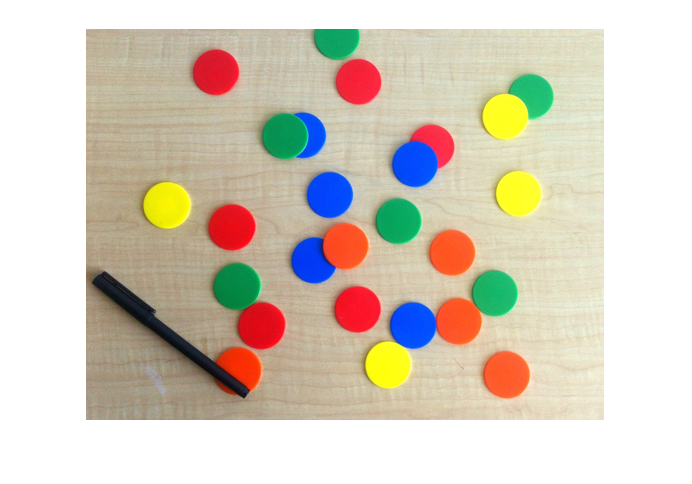
%> input picture MatlabScripts/coloredCircles.png, 692 x 484 px
$ octave FindCirclesFunctionTests2.m   (GNU Octave 9; MATLAB toolbox functions it lacks are replaced by stand-ins)
%> lines starting %> are read from the running program, lines starting %| are printed output that depends on the picture
%% imFindCircles() function test, read image
img =imread('coloredCircles.png');
%> img is the input picture: size 484x692x3 uint8; mean R, G, B 214.7, 205.6, 190.4
% size(img)
subplot(2,2,1);
imshow(img), title('Original image');
%% Change to grayscale
mono=rgb2gray(img);
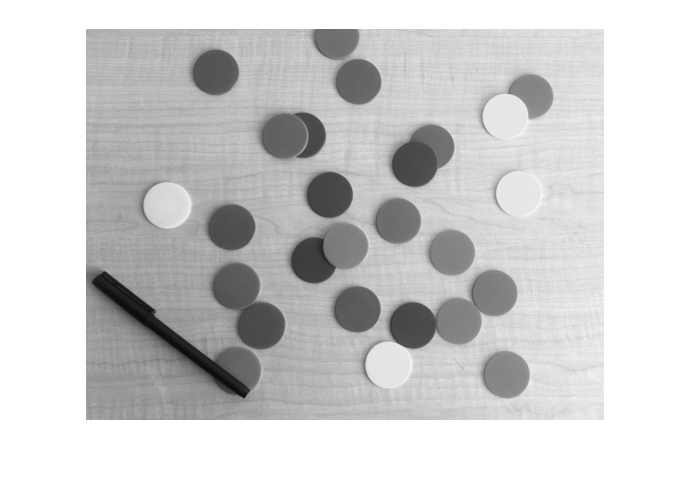
%> mono: size 484x692 uint8; min 10, max 255, mean 206.6
subplot(2,2,2);
imshow(mono), title('Grayscale image');
%% Applying the imfindcircles function
%changing the object polarity to dark and increasing the sensitivity for
%this particular example in order to detect the circles.
[centers, radii] = imfindcircles(mono,[20 25],'ObjectPolarity','dark','Sensitivity',0.92);
%> centers = 22 rows, first 12: [330 195.5; 358.7 82.25; 357.7 309.8; 413 326; 398.2 221.4; 216.1 72.91; 261.6 326.1; 494.9 293.9; 303.1 135.9; 414.9 164.8; 232.2 227.7; 431.9 147.9]; radii = 22 values, max 23.51 at index 7, min 22.38 at index 16, mean 22.97
subplot(2,2,3);

% [centers, radii] = imfindcircles(mono,[20 25]); %Thi is without changing
% the object polarity. None of the circles were found.
% subplot(2,2,3);

imshow(mono), title('without the twostage method');
viscircles(centers,radii,'Color','r');
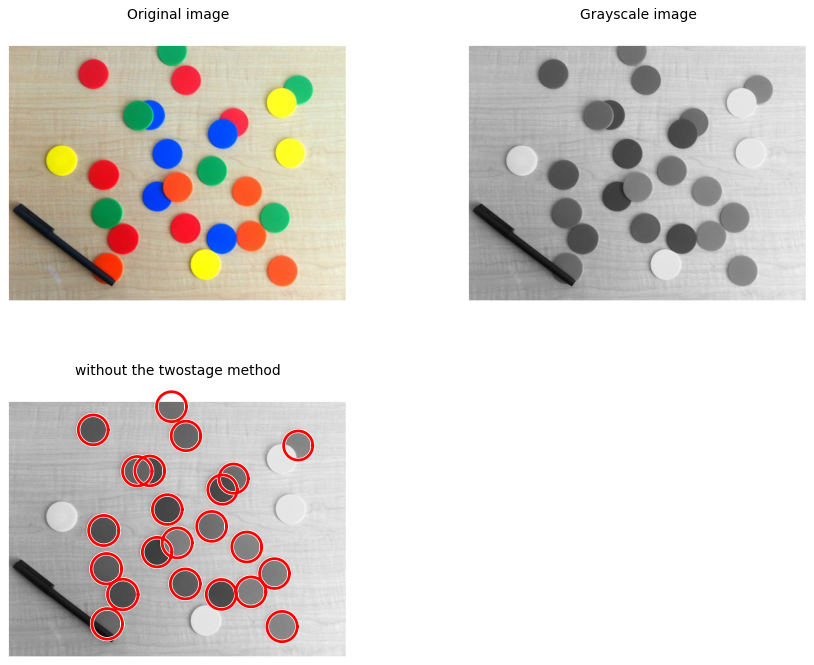
%> figure redrawn from the program's plot data, 3 panels
%changing to the two stage method.

%> (the run ends here)

$ run again, with MatlabScripts/MWsample_full.png copied over MatlabScripts/coloredCircles.png
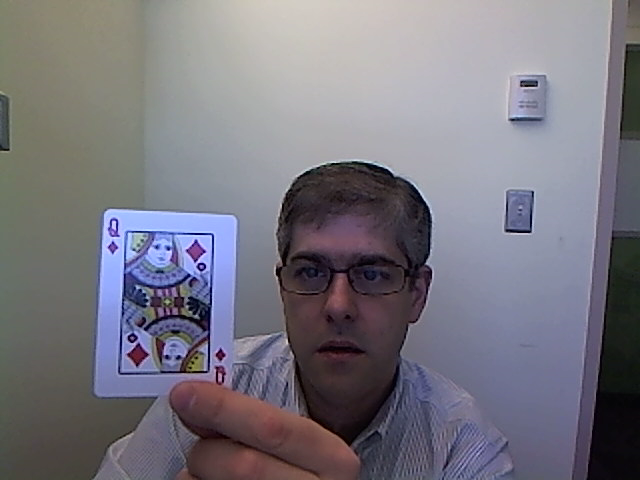
%> input picture MatlabScripts/MWsample_full.png, 640 x 480 px
%> img is the input picture: size 480x640x3 uint8; mean R, G, B 119.9, 117.7, 127.1
%> `mono=rgb2gray(img);`:
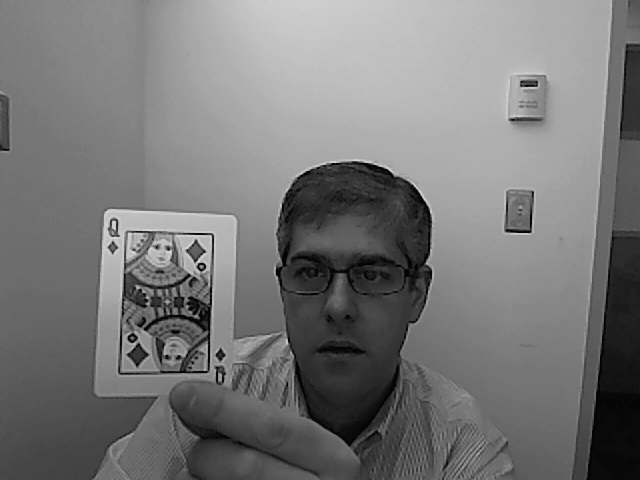
%> mono: size 480x640 uint8; min 0, max 225, mean 119.4
%> centers = [320.5 240.5]; radii = 20
%> `viscircles(centers,radii,'Color','r');`:
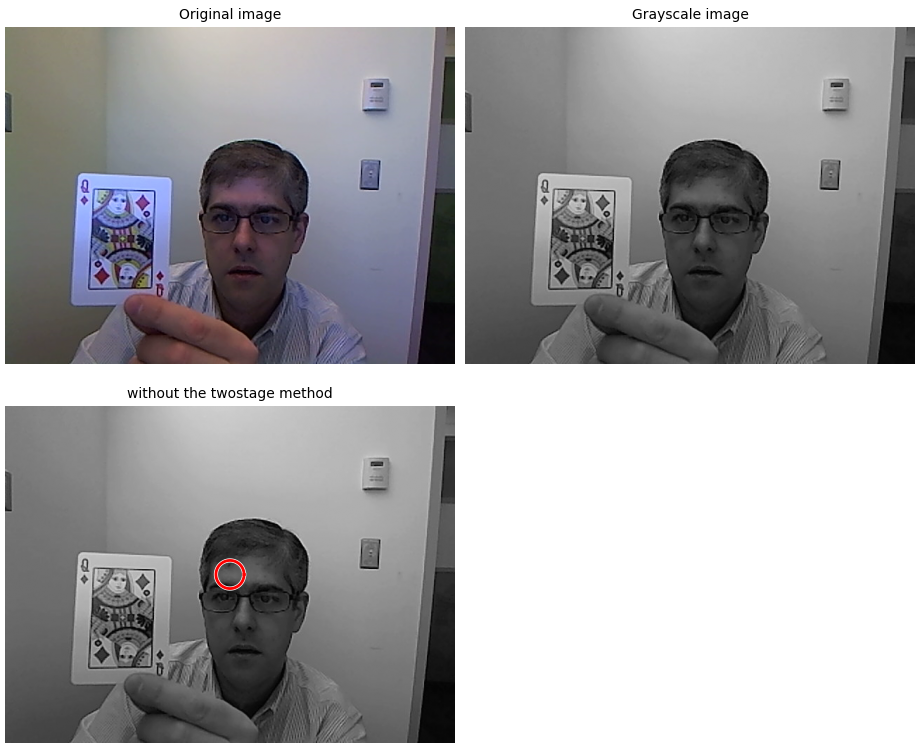
%> figure redrawn from the program's plot data, 3 panels
